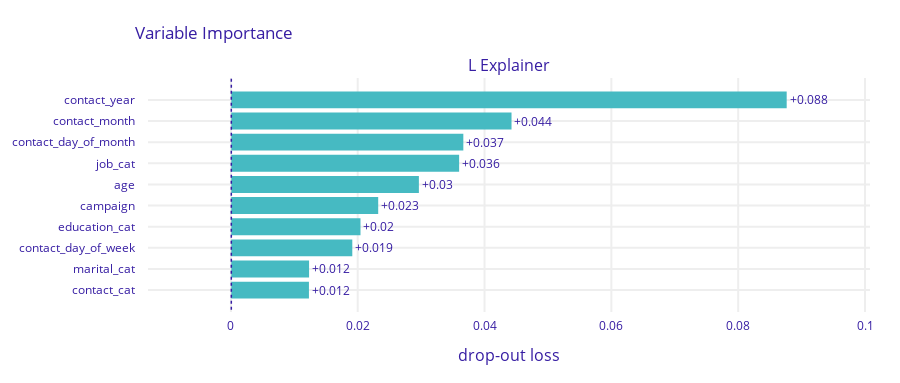

The code cell stored with this chart in its notebook:
### Code cell
model = RandomForestClassifier()
model.fit(X, y)
model_exp = dx.Explainer(model, X, y, label = "L Explainer")
mp_rf = model_exp.model_parts(type='variable_importance', 
                              loss_function='1-auc', 
                              N=None, 
                              B=10,
                              variables=None,
                              variable_groups=None, 
                              processes=1)
mp_rf.plot()

### Figure 1 — Plotly figure (JSON) as saved in the notebook; plotly's stock layout.template omitted (floating-point values rounded to 4 significant figures)
{"data": [{"base": 6.499e-05, "hoverinfo": "text", "hoverlabel": {"bgcolor": "rgba(0,0,0,0.8)"}, "hovertext": ["Model: L Explainer loss after<br>variable: contact_year is permuted: 0.088<br>Drop-out loss change: +0.088", "Model: L Explainer loss after<br>variable: contact_month is permuted: 0.044<br>Drop-out loss change: +0.044", "Model: L Explainer loss after<br>variable: contact_day_of_month is permuted: 0.037<br>Drop-out loss change: +0.037", "Model: L Explainer loss after<br>variable: job_cat is permuted: 0.036<br>Drop-out loss change: +0.036", "Model: L Explainer loss after<br>variable: age is permuted: 0.03<br>Drop-out loss change: +0.03", "Model: L Explainer loss after<br>variable: campaign is permuted: 0.023<br>Drop-out loss change: +0.023", "Model: L Explainer loss after<br>variable: education_cat is permuted: 0.02<br>Drop-out loss change: +0.02", "Model: L Explainer loss after<br>variable: contact_day_of_week is permuted: 0.019<br>Drop-out loss change: +0.019", "Model: L Explainer loss after<br>variable: marital_cat is permuted: 0.012<br>Drop-out loss change: +0.012", "Model: L Explainer loss after<br>variable: contact_cat is permuted: 0.012<br>Drop-out loss change: +0.012"], "marker": {"color": "#46bac2"}, "orientation": "h", "showlegend": false, "text": ["+0.088", "+0.044", "+0.037", "+0.036", "+0.03", "+0.023", "+0.02", "+0.019", "+0.012", "+0.012"], "textposition": "outside", "type": "bar", "x": [0.08758, 0.04419, 0.03659, 0.03593, 0.02958, 0.02317, 0.02037, 0.01908, 0.01226, 0.01224], "xaxis": "x", "y": ["contact_year", "contact_month", "contact_day_of_month", "job_cat", "age", "campaign", "education_cat", "contact_day_of_week", "marital_cat", "contact_cat"], "yaxis": "y"}], "layout": {"annotations": [{"font": {"size": 16}, "showarrow": false, "text": "L Explainer", "x": 0.5, "xanchor": "center", "xref": "paper", "y": 1, "yanchor": "bottom", "yref": "paper"}, {"font": {"size": 16}, "showarrow": false, "text": "drop-out loss", "x": 0.5, "xanchor": "center", "xref": "paper", "y": 0, "yanchor": "top", "yref": "paper", "yshift": -30}], "font": {"color": "#371ea3"}, "height": 383, "margin": {"b": 71, "r": 30, "t": 78}, "shapes": [{"line": {"color": "#371ea3", "dash": "dot", "width": 1.5}, "type": "line", "x0": 6.499e-05, "x1": 6.499e-05, "xref": "x", "y0": -1, "y1": 10, "yref": "y"}], "title": {"text": "Variable Importance", "x": 0.15}, "xaxis": {"anchor": "y", "automargin": true, "domain": [0, 1], "fixedrange": true, "gridwidth": 2, "range": [-0.01307, 0.1008], "tickcolor": "white", "ticklen": 3, "ticks": "outside", "type": "linear", "zeroline": false}, "yaxis": {"anchor": "x", "automargin": true, "autorange": "reversed", "domain": [0, 1], "fixedrange": true, "gridwidth": 2, "tickcolor": "white", "ticklen": 10, "ticks": "outside", "type": "category"}}}
